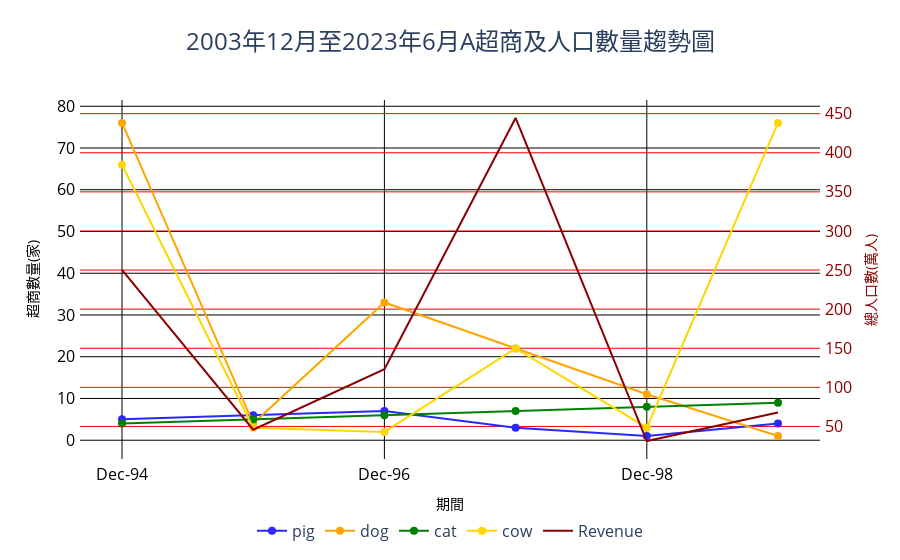
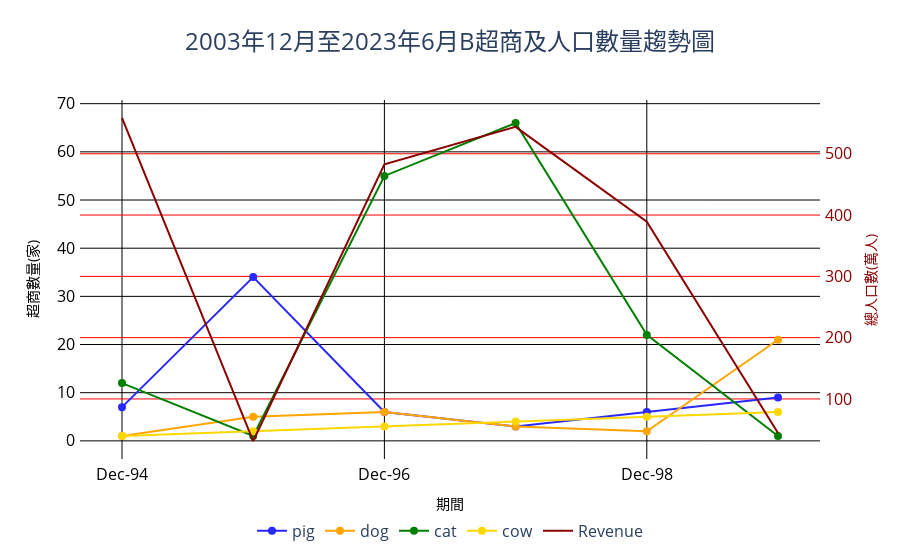

These figures' notebook cell, in order:
### Markdown cell above
# 安裝Web Viewer

https://www.pook.com.tw/post/%E4%BD%BF%E7%94%A8powerpoint%E5%B1%95%E7%A4%BA%E7%B6%B2%E9%A0%81

### Code cell
import pandas as pd
import plotly.graph_objects as go
import plotly.io as pio

# # 定義將數值轉換為千位的函數
# def format_thousands(x):
#     return f'{x/1000:,.0f}'

# # 定義將數值轉換為萬位的函數
# def format_ten_thousands(x):
#     return f'{x/10000:,.0f}'

# 讀取 CSV 文件
df = pd.read_csv('sample.csv')

# 獲取 "group" 欄的唯一值
groups = df['group'].unique()

# 迴圈分組繪圖
for group in groups:
    # 篩選特定分組的資料
    filtered_data = df[df['group'] == group]

    # 创建图表对象
    fig = go.Figure()

    # 创建线条对象
    traces = []
    colors = ['#2828FF', '#FFA500', '#008000', '#FFD700']  # 色號
    for i, column in enumerate(filtered_data.columns[1:5]):  # 從第二欄開始，因為第一欄是年份
        trace = go.Scatter(
            x=filtered_data['Year'],
            y=filtered_data[column],
            mode='lines+markers',
            name=column,
            line=dict(color=colors[i], width=2),  # 根據指定的色號為每條線條設置顏色
            marker=dict(symbol='circle', size=8)  # 添加圓點圖徵
        )
        traces.append(trace)

    # 添加第二Y軸資料
    trace_revenue = go.Scatter(
        x=filtered_data['Year'],
        y=filtered_data['Revenue'],
        mode='lines',
        name='Revenue',
        yaxis='y2',
        line=dict(color='#8B0000', width=2)  # 指定線的顏色和粗細，這裡使用暗紅色的色號
    )
    traces.append(trace_revenue)

    # 创建布局
    layout = go.Layout(
        title=dict(text=f'2003年12月至2023年6月{group}超商及人口數量趨勢圖',
                   x=0.5, xanchor='center', font=dict(size=24)),  # 將標題置中
        xaxis=dict(
            title='期間',
            color='black',
            showline=True,
            linewidth=2,
            mirror=True,
            zeroline=False,
            zerolinecolor='black',
            gridcolor='black',
            tickfont=dict(size=16),
            tickmode='array',
            tickvals=filtered_data['Year'][::2]  # 設定每隔一年顯示一次
        ),
        yaxis=dict(
            title='超商數量(家)',
            color='black',
            showline=True,
            linewidth=2,  # 調整線條粗細
            mirror=True,
            zeroline=False,
            zerolinecolor='black',
            gridcolor='black',
            # tickvals=list(range(0, 100, 10)),
            tickfont=dict(size=16)  # 調整字體大小
        ),
        yaxis2=dict(
            title='總人口數(萬人)',
            color='#8B0000',  # 使用暗紅色的色號
            overlaying='y',
            side='right',
            showline=True,
            linewidth=2,  # 調整線條粗細
            mirror=True,
            zeroline=False,
            zerolinecolor='blue',
            gridcolor='red',
            tickfont=dict(size=16),  # 調整字體大小
            tickvals=None,  # 無需指定 tickvals
            # tickformat=".2f"  # 使用簡短形式顯示，萬位
            # tickvals=list(range(0, 6000, 1000)),
            # ticktext=[format_thousands(val) for val in range(0, 6000, 1000)]
        ),
        plot_bgcolor='white',
        hovermode='x unified',  # 設定浮標線
        legend=dict(x=0.5, y=-0.2, orientation='h', xanchor='center',
                    yanchor='middle', font=dict(size=16)),  # 將图例置于 X 轴标题下方并往下移
    )

    # 将图表对象添加到图表中
    fig.add_traces(traces)
    fig.update_layout(layout)

    # # 添加黑色外框
    # fig.add_shape(
    #     type='rect',
    #     xref='paper', yref='paper',
    #     x0=0, y0=0, x1=1, y1=1,
    #     line=dict(color='black', width=2),
    #     fillcolor='rgba(0,0,0,0)',  # 设置透明背景
    #     layer='below'
    # )

    # # 模拟次要格线，每2个单位显示一个次要格线
    # for y_val in range(72, 200, 2):
    #     fig.add_shape(
    #         type='line',
    #         xref='paper', yref='y',
    #         x0=0, y0=y_val, x1=1, y1=y_val,
    #         line=dict(color='lightgrey', width=1),
    #         layer='below'
    #     )

    # 添加浮標線
    fig.update_layout(hovermode='x unified')

    # 输出为 HTML 文件
    pio.write_html(fig, f'interactive_chart_group_{group}.html')

    # 输出为 JPG 图片文件
    pio.write_image(fig, f'interactive_chart_group_{group}.jpg', format='jpg', width=1280, height=720)

    # 显示图表
    fig.show()

    # 清空图表对象
    fig = None

### Figure 1 — Plotly figure (JSON) as saved in the notebook; plotly's stock layout.template omitted (floating-point values rounded to 4 significant figures)
{"data": [{"line": {"color": "#2828FF", "width": 2}, "marker": {"size": 8, "symbol": "circle"}, "mode": "lines+markers", "name": "pig", "type": "scatter", "x": ["Dec-94", "Dec-95", "Dec-96", "Dec-97", "Dec-98", "Dec-99"], "y": [5, 6, 7, 3, 1, 4]}, {"line": {"color": "#FFA500", "width": 2}, "marker": {"size": 8, "symbol": "circle"}, "mode": "lines+markers", "name": "dog", "type": "scatter", "x": ["Dec-94", "Dec-95", "Dec-96", "Dec-97", "Dec-98", "Dec-99"], "y": [76, 4, 33, 22, 11, 1]}, {"line": {"color": "#008000", "width": 2}, "marker": {"size": 8, "symbol": "circle"}, "mode": "lines+markers", "name": "cat", "type": "scatter", "x": ["Dec-94", "Dec-95", "Dec-96", "Dec-97", "Dec-98", "Dec-99"], "y": [4, 5, 6, 7, 8, 9]}, {"line": {"color": "#FFD700", "width": 2}, "marker": {"size": 8, "symbol": "circle"}, "mode": "lines+markers", "name": "cow", "type": "scatter", "x": ["Dec-94", "Dec-95", "Dec-96", "Dec-97", "Dec-98", "Dec-99"], "y": [66, 3, 2, 22, 3, 76]}, {"line": {"color": "#8B0000", "width": 2}, "mode": "lines", "name": "Revenue", "type": "scatter", "x": ["Dec-94", "Dec-95", "Dec-96", "Dec-97", "Dec-98", "Dec-99"], "y": [250.3, 45.84, 123.1, 444.5, 31.33, 67.84], "yaxis": "y2"}], "layout": {"hovermode": "x unified", "legend": {"font": {"size": 16}, "orientation": "h", "x": 0.5, "xanchor": "center", "y": -0.2, "yanchor": "middle"}, "plot_bgcolor": "white", "title": {"font": {"size": 24}, "text": "2003年12月至2023年6月A超商及人口數量趨勢圖", "x": 0.5, "xanchor": "center"}, "xaxis": {"color": "black", "gridcolor": "black", "linewidth": 2, "mirror": true, "showline": true, "tickfont": {"size": 16}, "tickmode": "array", "tickvals": ["Dec-94", "Dec-96", "Dec-98"], "title": {"text": "期間"}, "zeroline": false, "zerolinecolor": "black"}, "yaxis": {"color": "black", "gridcolor": "black", "linewidth": 2, "mirror": true, "showline": true, "tickfont": {"size": 16}, "title": {"text": "超商數量(家)"}, "zeroline": false, "zerolinecolor": "black"}, "yaxis2": {"color": "#8B0000", "gridcolor": "red", "linewidth": 2, "mirror": true, "overlaying": "y", "showline": true, "side": "right", "tickfont": {"size": 16}, "title": {"text": "總人口數(萬人)"}, "zeroline": false, "zerolinecolor": "blue"}}}

### Figure 2 — Plotly figure (JSON) as saved in the notebook; plotly's stock layout.template omitted (floating-point values rounded to 4 significant figures)
{"data": [{"line": {"color": "#2828FF", "width": 2}, "marker": {"size": 8, "symbol": "circle"}, "mode": "lines+markers", "name": "pig", "type": "scatter", "x": ["Dec-94", "Dec-95", "Dec-96", "Dec-97", "Dec-98", "Dec-99"], "y": [7, 34, 6, 3, 6, 9]}, {"line": {"color": "#FFA500", "width": 2}, "marker": {"size": 8, "symbol": "circle"}, "mode": "lines+markers", "name": "dog", "type": "scatter", "x": ["Dec-94", "Dec-95", "Dec-96", "Dec-97", "Dec-98", "Dec-99"], "y": [1, 5, 6, 3, 2, 21]}, {"line": {"color": "#008000", "width": 2}, "marker": {"size": 8, "symbol": "circle"}, "mode": "lines+markers", "name": "cat", "type": "scatter", "x": ["Dec-94", "Dec-95", "Dec-96", "Dec-97", "Dec-98", "Dec-99"], "y": [12, 1, 55, 66, 22, 1]}, {"line": {"color": "#FFD700", "width": 2}, "marker": {"size": 8, "symbol": "circle"}, "mode": "lines+markers", "name": "cow", "type": "scatter", "x": ["Dec-94", "Dec-95", "Dec-96", "Dec-97", "Dec-98", "Dec-99"], "y": [1, 2, 3, 4, 5, 6]}, {"line": {"color": "#8B0000", "width": 2}, "mode": "lines", "name": "Revenue", "type": "scatter", "x": ["Dec-94", "Dec-95", "Dec-96", "Dec-97", "Dec-98", "Dec-99"], "y": [558.4, 31.31, 482.9, 544.0, 389.1, 44.42], "yaxis": "y2"}], "layout": {"hovermode": "x unified", "legend": {"font": {"size": 16}, "orientation": "h", "x": 0.5, "xanchor": "center", "y": -0.2, "yanchor": "middle"}, "plot_bgcolor": "white", "title": {"font": {"size": 24}, "text": "2003年12月至2023年6月B超商及人口數量趨勢圖", "x": 0.5, "xanchor": "center"}, "xaxis": {"color": "black", "gridcolor": "black", "linewidth": 2, "mirror": true, "showline": true, "tickfont": {"size": 16}, "tickmode": "array", "tickvals": ["Dec-94", "Dec-96", "Dec-98"], "title": {"text": "期間"}, "zeroline": false, "zerolinecolor": "black"}, "yaxis": {"color": "black", "gridcolor": "black", "linewidth": 2, "mirror": true, "showline": true, "tickfont": {"size": 16}, "title": {"text": "超商數量(家)"}, "zeroline": false, "zerolinecolor": "black"}, "yaxis2": {"color": "#8B0000", "gridcolor": "red", "linewidth": 2, "mirror": true, "overlaying": "y", "showline": true, "side": "right", "tickfont": {"size": 16}, "title": {"text": "總人口數(萬人)"}, "zeroline": false, "zerolinecolor": "blue"}}}
